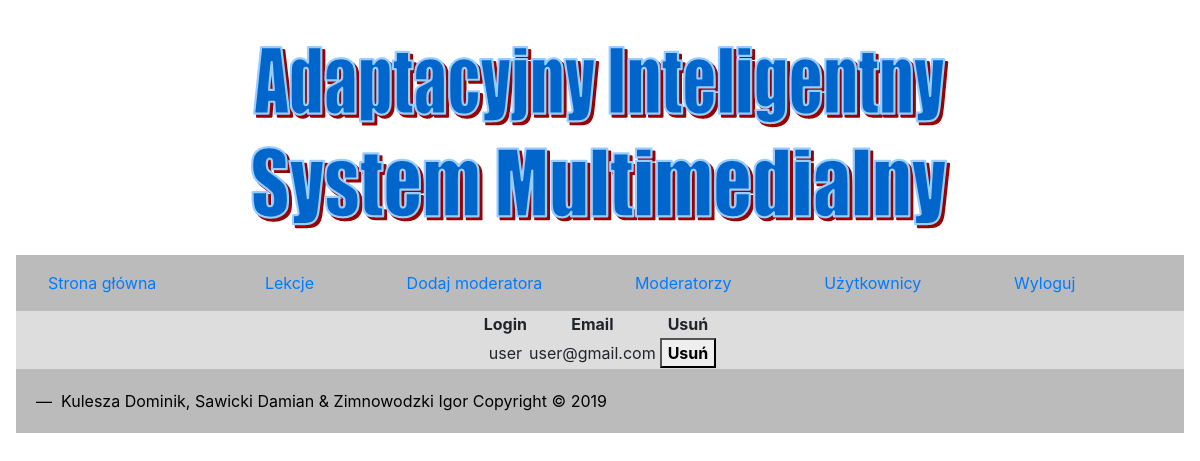
/usun_uzytkownika.php (signed in), run on an earlier commit of the app's database.
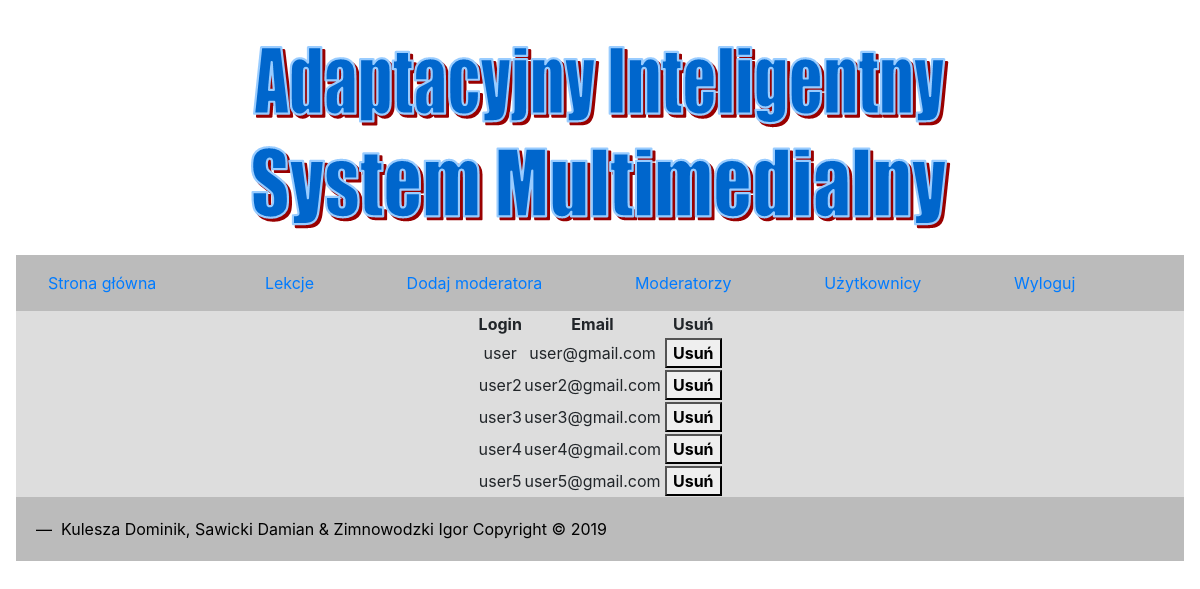
And on a later commit of the database.
### tables this page shows
CREATE TABLE `uzytkownicy` (
  `id_uzytkownika` int(11) NOT NULL,
  `login` varchar(50) NOT NULL,
  `haslo` char(64) NOT NULL,
  `email` varchar(50) NOT NULL,
  `styl` int(11) NOT NULL DEFAULT '1'
);

### usun_uzytkownika.php (the view, shortened to what this page needs)
<!DOCTYPE html>
<?php
require_once "config.php";
?>
<html lang="pl-PL">
    <head>
        <link rel="stylesheet" href="https://stackpath.bootstrapcdn.com/bootstrap/4.1.3/css/bootstrap.min.css">
    </head>
    <body class="backimage">
        <div class="container-fluid">
            <div class="row">
                <div class="col">
                    <a href="index.php">
                        <img src="img/logo.png" class="logo" alt="Responsive image">
                    </a>
                </div>
            </div>
            <nav class="navbar navbar-light" style="background-color: #bbbbbb; margin-right: -15px; margin-left: -15px">
                <a class="nav-item nav-link active" href="index.php">Strona główna</a>
				<?php
					if((isset($_SESSION['user'])) && ($_SESSION['user']==true))
					{
						if($_SESSION["styl_uczenia"]=='1')
						{
							header('Location: ankieta.php');
						}
						echo '
						<a href="kursy.php">Lekcje</a>
						<a href="ustawienia.php">Ustawienia</a>
						<a href="wyloguj.php">Wyloguj</a>
						';
					}
					else if((isset($_SESSION['admin'])) && ($_SESSION['admin']==true))
					{
						echo '
						<a href="kursy.php">Lekcje</a>
						<a href="dodaj_mod.php">Dodaj moderatora</a>
						<a href="usun_moderatora.php">Moderatorzy</a>
						<a href="usun_uzytkownika.php">Użytkownicy</a>
						<a href="wyloguj.php">Wyloguj</a>
						';
					}
				?>
            </nav>
            <div class="row" style="background-color: #dddddd">
                <div class="col">
                <?php
                if (isset($_SESSION["admin"]))
				{
                    $conn = new mysqli($host, $db_user, $db_password, $db_name);
                    $conn->set_charset("utf8");
                    $sql = "select * from uzytkownicy";
                    $result = $conn->query($sql);
                    if ($result->num_rows > 0) {
                        echo '<table class="tablica" align="center">
						    <tr>
						        <th>Login</th><th>Email</th><th> </th><th>Usuń</th>
						    </tr>
						';
						while ($row = $result->fetch_assoc()) {
							echo '<tr>'
							. '<td>' . $row["login"] . '</td>'
							. '<td>' . $row["email"] . '</td>'
							. '<td> </td>'
							. '<td><form method="post"><button type="submit" value="' . $row["id_uzytkownika"] . '" name="usun" ><strong>Usuń</strong></button></form></td>'
							. '</tr>';
						}
						echo '</tbody></table>';
                    } else {
                        echo "<h3>Na razie nie ma użytkowników</h3>";
                    }
                }
                ?>
                </div>
            </div>
            <div class="row">
                <div class="card-body" style="background-color: #bbbbbb">
                    <blockquote class="blockquote mb-0">
                        <footer class="blockquote-footer" style="background-color: #bbbbbb; color: black">
                             Kulesza Dominik, Sawicki Damian & Zimnowodzki Igor Copyright &copy; 2019
                        </footer>
                    </blockquote>
                </div>
            </div>
        </div>
    </body>
</html>

### style.css (style rules this page uses)
.logo { display: block; margin: 0 auto }
.col { text-align: center; }
.tablica { align: center; }
body { padding: 1em; }

What changed in the data, as far as the page shows it:
added uzytkownicy: login "user2", email "user2@gmail.com", $row["id_uzytkownika"] 2 (drawn)
added uzytkownicy: login "user3", email "user3@gmail.com", $row["id_uzytkownika"] 3 (drawn)
added uzytkownicy: login "user4", email "user4@gmail.com", $row["id_uzytkownika"] 4 (drawn)
added uzytkownicy: login "user5", email "user5@gmail.com", $row["id_uzytkownika"] 5 (drawn)
